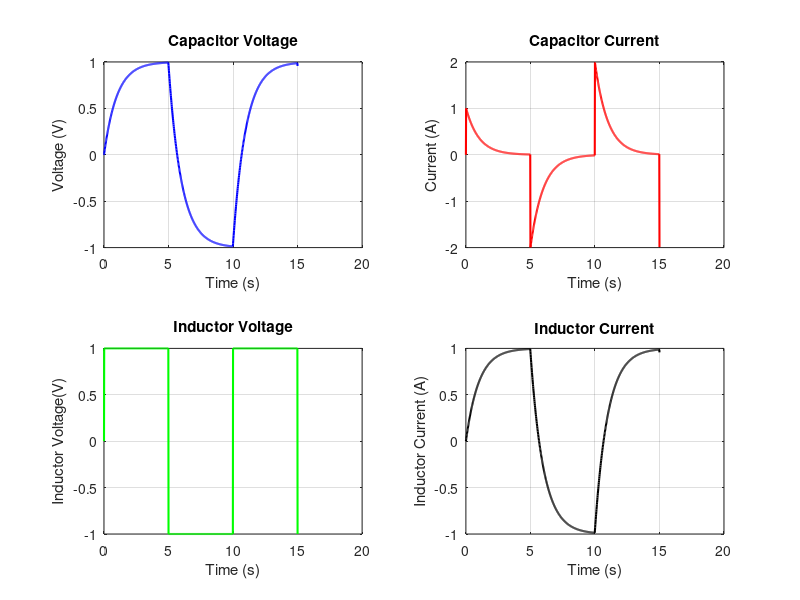

Write the MATLAB code that produced this figure.
% MATLAB Code for Isolated Capacitor and Inductor with Square Input

clc; clear; close all;

% Parameters
R = 1;    % Resistance in ohms
C = 1;    % Capacitance in farads
L = 1;    % Inductance in henries

% Simulation parameters
num_points = 1000; % Number of simulation points
T = 15;           % Simulation time in seconds
t = linspace(0, T, num_points); % Time vector

% Square wave input
V_in = square(2 * pi * 0.1 * t); % Square wave with 0.5 Hz frequency

% Initialize variables
V_C = zeros(1, num_points); % Voltage across capacitor
I_C = zeros(1, num_points); % Current through capacitor
E_C = zeros(1, num_points); % Electric field in capacitor

I_L = zeros(1, num_points); % Current through inductor
V_L = zeros(1, num_points); % Voltage across inductor
B_L = zeros(1, num_points); % Magnetic field in inductor

% Initial conditions
Q_C = 0; % Initial charge on the capacitor
phi_L = 0; % Initial magnetic flux in the inductor

% Capacitance electric field calculation
d_C = 0.01; % Distance between plates (meters)

% Inductance magnetic field calculation
A_L = 0.01; % Cross-sectional area (m^2)

% Simulation loop
for k = 2:num_points
    % Time step
    dt = t(k) - t(k-1);

    % Capacitor calculations
    I_C(k) = (V_in(k) - V_C(k-1)) / R; % Current through capacitor
    Q_C = Q_C + I_C(k) * dt;           % Update charge on capacitor
    V_C(k) = Q_C / C;                 % Voltage across capacitor
    E_C(k) = V_C(k) / d_C;           % Electric field in capacitor

    % Inductor calculations
    V_L(k) = V_in(k);                 % Voltage across inductor
    dI_L = (V_L(k) - R * I_L(k-1)) * dt / L; % Change in current through inductor
    I_L(k) = I_L(k-1) + dI_L;         % Update inductor current
    phi_L = L * I_L(k);              % Magnetic flux in inductor
    B_L(k) = phi_L / A_L;            % Magnetic field in inductor
end

% Plot results
figure;
subplot(2, 2, 1);
plot(t, V_C, 'b', 'LineWidth', 1.5);
xlabel('Time (s)'); ylabel('Voltage (V)');
title('Capacitor Voltage'); grid on;

subplot(2, 2, 2);
plot(t, I_C, 'r', 'LineWidth', 1.5);
xlabel('Time (s)'); ylabel('Current (A)');
title('Capacitor Current'); grid on;

subplot(2, 2, 3);
plot(t, V_L, 'g', 'LineWidth', 1.5);
xlabel('Time (s)'); ylabel('Inductor Voltage(V)');
title('Inductor Voltage'); grid on;

subplot(2, 2, 4);
plot(t, I_L, 'k', 'LineWidth', 1.5);
xlabel('Time (s)'); ylabel('Inductor Current (A)');
title('Inductor Current'); grid on;

% figure;
% subplot(2, 2, 1);
% plot(t, V_L, 'b', 'LineWidth', 1.5);
% xlabel('Time (s)'); ylabel('Voltage (V)');
% title('Inductor Voltage'); grid on;
% 
% subplot(2, 2, 2);
% plot(t, I_L, 'r', 'LineWidth', 1.5);
% xlabel('Time (s)'); ylabel('Current (A)');
% title('Inductor Current'); grid on;
% 
% subplot(2, 2, 3);
% plot(t, B_L, 'g', 'LineWidth', 1.5);
% xlabel('Time (s)'); ylabel('Magnetic Field (T)');
% title('Inductor Magnetic Field'); grid on;
% 
% subplot(2, 2, 4);
% plot(t, V_in, 'k', 'LineWidth', 1.5);
% xlabel('Time (s)'); ylabel('Input Voltage (V)');
% title('Input Voltage'); grid on;

% Save results to CSV
%csvwrite('capacitor_results.csv', [t' V_C' I_C' E_C']);
% csvwrite('inductor_results.csv', [t' V_L' I_L' B_L']);
